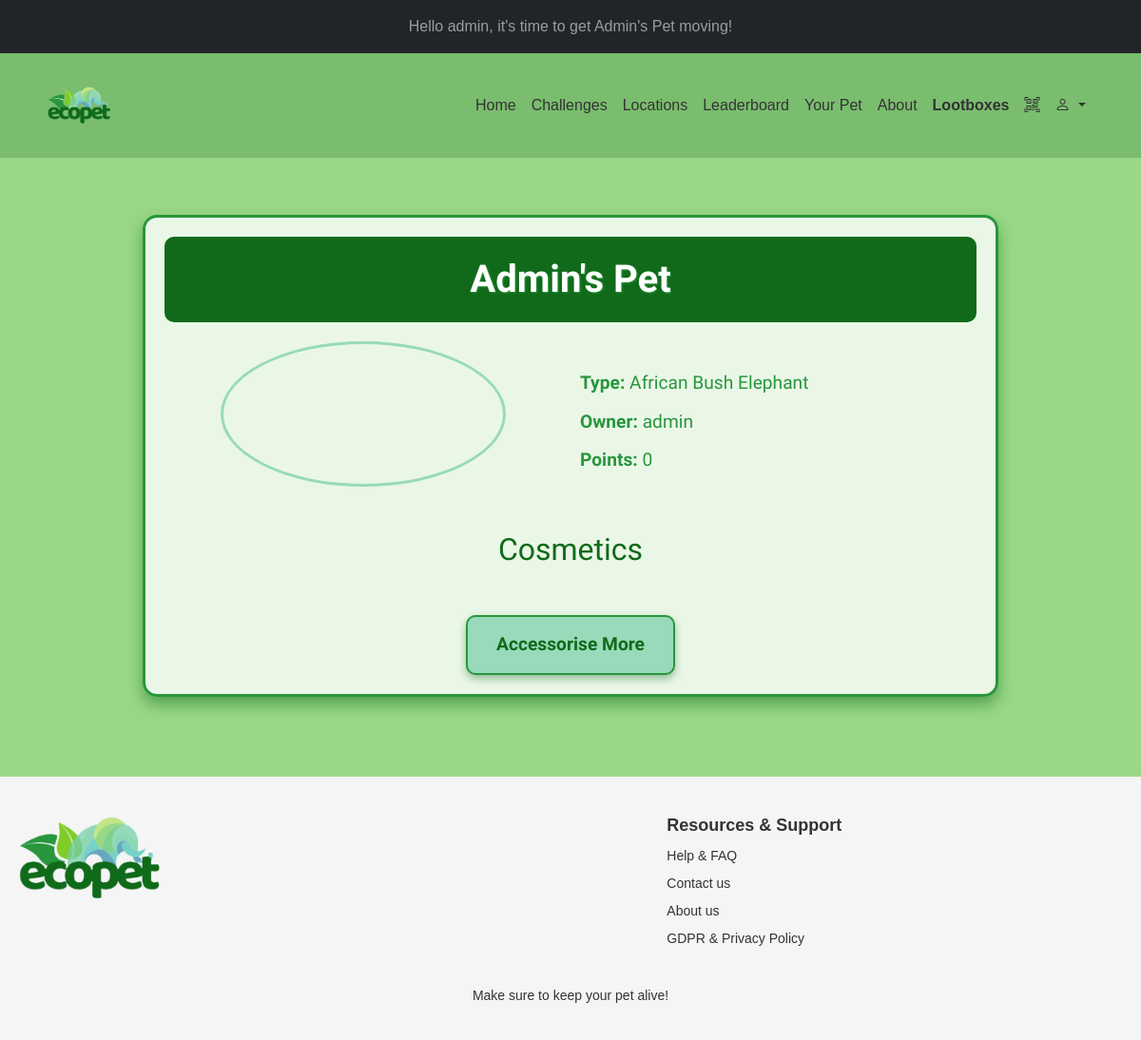
/pets/mypet/ (signed in), run on the app's committed database.
### pets/models.py (models this page shows, shortened)
class Pet(models.Model):
    id = models.AutoField(primary_key=True)
    name = models.CharField(max_length=200)
    type = models.ForeignKey(
        PetType, on_delete=models.PROTECT
    )  # Reference to global PetType
    health = models.IntegerField(default=100,
                                 validators=[MinValueValidator(0), MaxValueValidator(100)])
    created_at = models.DateTimeField(default=timezone.now)
    cosmetics = models.ManyToManyField(Cosmetic, blank=True)
    owner = models.ForeignKey(
        User,
        on_delete=models.CASCADE,
        related_name="pets")

class PetType(models.Model):
    id = models.AutoField(primary_key=True)
    name = models.CharField(max_length=255, unique=True)  # Single definition
    description = models.TextField()
    base_image = models.ImageField(upload_to="pets/base_imgs/", blank=False)
    video = models.FileField(upload_to="pets/videos/", blank=False)

### users/models.py (models this page shows, shortened)
class Profile(models.Model):
    user = models.OneToOneField(User, on_delete=models.CASCADE, related_name='profile')
    points = models.PositiveIntegerField(default=0, blank=False, null=False)
    pet_bucks = models.PositiveIntegerField(default=0, blank=False, null=False)
    bio = models.TextField(blank=True, null=False)
    longitude = models.FloatField(blank=False, null=False, default=0)
    latitude = models.FloatField(blank=False, null=False, default=0)
    owned_accessories = models.ManyToManyField(Cosmetic, blank=True)
    friends = models.ManyToManyField("self", symmetrical=False, blank=True)
    last_active = models.DateTimeField(auto_now=True)

### pets/views.py (the view)
@login_required
def view_pet(request) -> HttpResponse:
    return render(request, "pets/mypet.html", {
        "pet": request.user.pets.first(),
        "profile": request.user.profile
    })

### pets/templates/pets/mypet.html (shortened to what this page needs)
{% extends "layout.html" %}
{% load static %}
{% block content %}
    <link rel="stylesheet" href="{% static 'pets/css/mypet.css' %}">
    <link rel="stylesheet" href="{% static 'css/styleAll.css' %}">
    <div class="pet-container">
        <div class="pet-header">
            {% if pet %}
                {{ pet.name }}
            {% else %}
                Default Pet
            {% endif %}
        </div>
        <div class="pet-content">
            <div class="pet-image">
                <video id="petVideo" autoplay loop playsinline muted
                       style="width:100%; max-width:300px; border-radius:50%; border:3px solid #98DABA; margin-bottom:10px;">
                    <source src="{{ pet.type.video.url }}" type="video/webm">
                </video>
            </div>
            <div class="pet-details">
                <p><strong>Type:</strong>
                    {% if pet %}
                        {{ pet.type.name }}
                    {% else %}
                        N/A
                    {% endif %}
                </p>
                <p><strong>Owner:</strong>
                    {% if pet %}
                        {{ pet.owner.username }}
                    {% else %}
                        N/A
                    {% endif %}
                </p>
                <p><strong>Points:</strong>
                    {% if request.user.profile %}
                        {{ request.user.profile.points }}
                    {% else %}
                        0
                    {% endif %}
                </p>
            </div>
        </div>
        <div class="pet-accessories">
            <h2>Cosmetics</h2>
            <a href="{% url 'pets:shop' %}" class="accessorise-btn">Accessorise More</a>
        </div>
    </div>
{% endblock %}

### templates/layout.html (shortened to what this page needs)
{% load static %}
<!DOCTYPE html>
<html lang="en">
<head>
    <link rel="stylesheet" href="{% static 'css/styleAll.css' %}">
    <link href="https://cdn.jsdelivr.net/npm/bootstrap@5.3.0/dist/css/bootstrap.min.css"
          rel="stylesheet"/>
    <link rel="stylesheet"
          href="https://cdn.jsdelivr.net/npm/bootstrap-icons@1.10.5/font/bootstrap-icons.css"/>
</head>
<body class="d-flex flex-column min-vh-100">
{% block topBar %}
    <nav class="navbar navbar-dark bg-dark py-2">
        <div class="container-fluid">
            {% if user.is_authenticated %}
                {% with pet=user.pets.all|first %}
                    <p class="mb-0 w-100 text-center navbar-text">
                        Hello {{ user.first_name|default:user.username }}, it's time to get
                        {% if pet %}
                            {{ pet.name }}
                        {% else %}
                            your pet
                        {% endif %}
                        moving!
                    </p>
                {% endwith %}
            {% endif %}
        </div>
    </nav>
{% endblock %}
<nav class="navbar navbar-expand-lg">
    <div class="container">
        <a class="navbar-brand" href="{% url 'homepage' %}">
            <img src="{% static 'media/ecoPetLogo.png' %}" alt="EcoPet Logo" class="logo img-fluid"
                 style="height: 40px;">
        </a>
        <div class="collapse navbar-collapse" id="navbarNav">
            <ul class="navbar-nav ms-auto align-items-center">
                <li class="nav-item">
                    <a class="nav-link" href="{% url 'homepage' %}">Home</a>
                </li>
                <li class="nav-item">
                    <a class="nav-link" href="{% url 'challenges:home' %}">Challenges</a>
                </li>
                <li class="nav-item">
                    <a class="nav-link" href="{% url 'locations:base' %}">Locations</a>
                </li>
                <li class="nav-item">
                    <a class="nav-link" href="{% url 'leaderboard:leaderboard' %}">Leaderboard</a>
                </li>
                {% if user.is_authenticated %}
                    <li class="nav-item">
                        <a class="nav-link" href="{% url 'pets:mypet' %}">Your Pet</a>
                    </li>
                {% endif %}
                <li class="nav-item">
                    <a class="nav-link" href="{% url 'about' %}">About</a>
                </li>
                <li class="nav-item">
                    <a class="nav-link lootbox-link" href="http://127.0.0.1:8000/lootboxes/spin/">Lootboxes</a>
                </li>
                <li class="nav-item">
                    <a class="nav-link" href="#" id="qrScannerIcon">
                        <i class="bi bi-qr-code-scan"></i>
                    </a>
                </li>
                <li class="nav-item dropdown">
                    <a class="nav-link dropdown-toggle" href="#" id="userDropdown" role="button"
                       data-bs-toggle="dropdown" aria-expanded="false">
                        <i class="bi bi-person"></i>
                    </a>
                </li>
            </ul>
        </div>
    </div>
</nav>
<main class="container my-4 flex-grow-1">
    {% block content %}
    {% endblock %}
</main>
<footer>
    <div class="footer-content">
        <div class="footer-logo">
            <img src="{% static 'media/ecoPetLogo.png' %}" alt="EcoPet Logo"
                 class="footer-logo-img">
        </div>
        <div class="footer-links">
            <div class="footer-column">
                <h3>Resources & Support</h3>
                <a href="{% url 'faq' %}">Help & FAQ</a>
                <a href="{% url 'contact' %}">Contact us</a>
                <a href="{% url 'about' %}">About us</a>
                <a href="{% url 'gdpr' %}">GDPR & Privacy Policy</a>
            </div>
        </div>
    </div>
    <div class="footer-bottom">
        <p>Make sure to keep your pet alive!</p>
    </div>
</footer>
</body>
</html>

### static/css/styleAll.css (style rules this page uses)
body { background-color: var(--bg-color); font-family: Arial, sans-serif; margin: 0; padding: 0; color: var(--text-color); }
.navbar { background-color: var(--navbar-bg); padding: 10px 20px; display: flex; justify-content: space-between; align-items: center; color: var(--text-color); }
.navbar .nav-link { color: var(--text-color) !important; }
.navbar .logo { height: 40px; }
.container { padding: 20px; }
footer { background-color: var(--footer-color); padding: 40px 20px 20px 20px; border-top: 1px solid var(--footer-color); }
footer .footer-content { max-width: 1200px; margin: 0 auto; display: flex; justify-content: space-between; align-items: flex-start; }
footer .footer-logo { flex: 1; }
footer .footer-logo-img { width: 150px; height: auto; }
footer .footer-links { flex: 2; display: flex; justify-content: space-around; }
footer .footer-column { display: flex; flex-direction: column; }
footer .footer-column h3 { font-size: 18px; font-weight: bold; margin-bottom: 10px; color: var(--text-color); }
footer .footer-column a { text-decoration: none; color: var(--text-color); font-size: 14px; margin-bottom: 8px; }
footer .footer-bottom { text-align: center; margin-top: 20px; padding-top: 10px; border-top: 1px solid var(--footer-color); }
footer .footer-bottom p { font-size: 14px; color: var(--text-color); }
main.container { margin-top: 0 !important; }
.navbar .navbar-nav > .nav-item > .nav-link { transition: transform 0.2s ease, color 0.2s ease; }
:root { --bg-color: #99D887; --text-color: #333333; --navbar-bg: #7ABD6E; --feature-bg: #f8f9fa; --btn-green: #30c46e; --btn-green-hover: #1a673a; --footer-color: #f5f5f5; --feature-color: #ffffff; --correct-color: #106724; --incorrect-color: #6a0e0e; }

### pets/static/pets/css/mypet.css (style rules this page uses)
.pet-container { max-width: 900px; margin: 40px auto; padding: 20px; background: rgba(255, 255, 255, 0.8); border: 3px solid #28963D; border-radius: 15px; box-shadow: 0 8px 16px rgba(16, 106, 26, 0.5); font-family: 'Bungee', cursive; color: #106A1A; text-align: center; }
.pet-header { font-size: 2.5rem; font-weight: bold; padding: 15px; background: #106A1A; color: #fff; border-radius: 10px; margin-bottom: 20px; text-shadow: 1px 1px 2px #28963D; }
.pet-content { display: flex; align-items: center; flex-wrap: wrap; justify-content: center; gap: 20px; }
.pet-image { flex: 1; min-width: 250px; text-align: center; }
.pet-details { flex: 1; min-width: 250px; text-align: left; font-size: 1.2rem; color: #28963D; }
.pet-details p { margin: 10px 0; }
.accessorise-btn { display: inline-block; margin-top: 30px; padding: 15px 30px; background: #98DABA; color: #106A1A; border: 2px solid #28963D; border-radius: 10px; font-size: 1.2rem; font-weight: bold; text-decoration: none; transition: background 0.3s ease, transform 0.3s ease; box-shadow: 0 4px 8px rgba(16, 106, 26, 0.4); }

### pets/templates/pets/mypet.html (style rules this page uses)
.pet-container { background: #C3E684; border: 2px solid #28963D; border-radius: 12px; padding: 20px; max-width: 800px; margin: 20px auto; box-shadow: 0 8px 16px rgba(0, 0, 0, 0.2); }
.pet-header { font-size: 2.5em; font-weight: bold; color: #106A1A; text-shadow: 2px 2px #8FD8B7; margin-bottom: 20px; text-align: center; }
.pet-content { display: flex; flex-wrap: wrap; justify-content: center; gap: 20px; align-items: center; }
.pet-details { font-size: 1.2em; color: #106A1A; line-height: 1.6; }
.pet-details p { margin: 10px 0; }
.accessorise-btn { display: block; margin: 30px auto 0; padding: 10px 20px; background-color: #7ED08F; color: #fff; text-decoration: none; border-radius: 8px; font-size: 1.2em; text-align: center; transition: background-color 0.3s ease, transform 0.2s ease; }
.navbar-text { font-family: Arial, sans-serif !important; }
.pet-accessories { margin-top: 30px; }
.pet-accessories h2 { text-align: center; font-size: 2em; color: #106A1A; margin-bottom: 20px; }

### templates/layout.html (style rules this page uses)
.lootbox-link { font-weight: bold; animation: rainbow 3s infinite, shiny 1.5s infinite alternate; }

### data on the page
Pet: name "Admin's Pet", type.name "African Bush Elephant", owner.username "admin"

### other printed values
{{ user.first_name|default:user.username }} "admin"
{{ request.user.profile.points }} "0"
